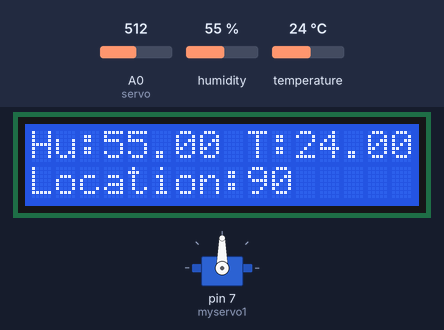
Bench run of a sketch on a simulated Arduino Mega 2560, built with avr-gcc and run on an emulated ATmega2560. Shown: servo, 16×2 character LCD. Inputs (shaded band) come from the test bench; at power-on: A0 (servo) = 512, humidity 55 %, temperature 24 °C. What the sketch prints to the serial monitor is not drawn.

Above: at 1.2 s.
1.3 s: A0 (servo) set to 716
At 2.0 s:
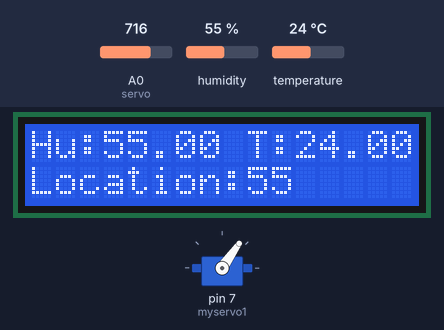
3.1 s: A0 (servo) set to 900
At 4.3 s:
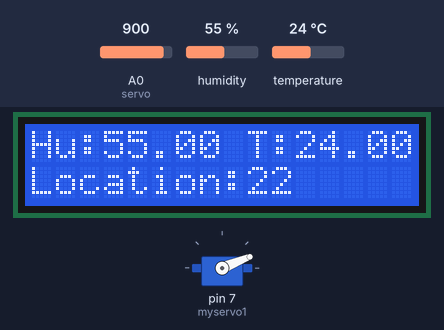
4.7 s: A0 (servo) set to 1023
At 5.3 s:
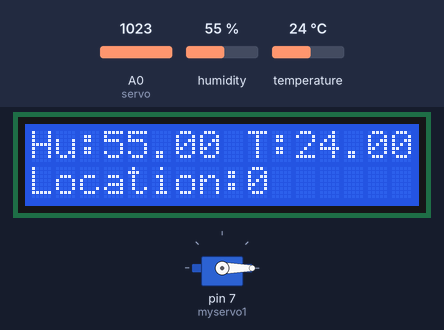
6.3 s: A0 (servo) set to 306
At 6.8 s:
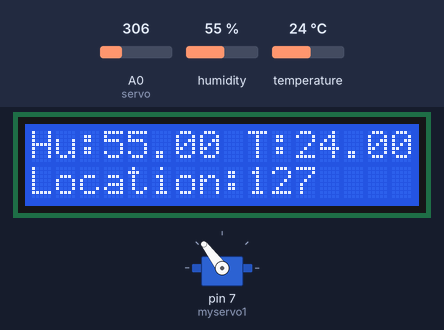
7.9 s: humidity set to 22 %
At 9.9 s:
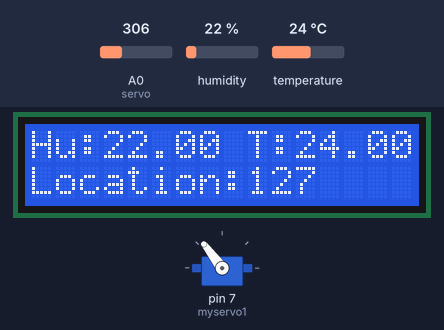
10.7 s: A0 (servo) set to 122
At 11.4 s:
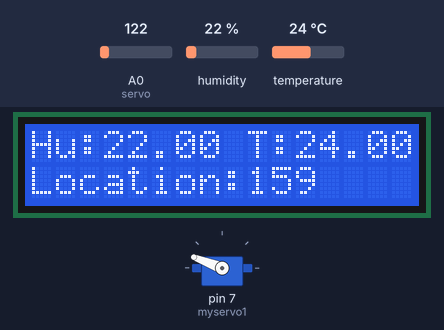
Timing chart, 0 to 13.3 s (numbered marks = the images above; inputs shaded):
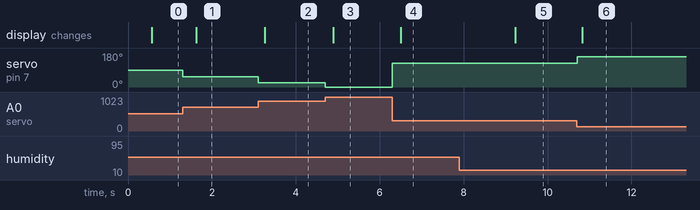

The sketch:

MiniJect2.ino
```cpp
#include <Servo.h> //include servo library
#include <LiquidCrystal_I2C.h>
#include "DHT.h"

#define DHTPIN 26
#define DHTTYPE DHT11
DHT dht(DHTPIN, DHTTYPE);
LiquidCrystal_I2C lcd(0x3f,16,2);
Servo myservo1; // create servo object
int sensorValue1,x=0;
unsigned long previousMillis = 0;
unsigned long previousMillis1 = 0;
unsigned long preiod1 = 10;

void setup() {
  dht.begin();
  myservo1.attach(7);
  Serial.begin(9600);
  lcd.init();// initialize the lcd
  lcd.backlight(); // เปิด backlight

}

void loop() {
   int location;
   float T;
   float H;
   location = servo();
   if (millis() - previousMillis >= 500)  {
            T = ScanTemp();
            H = ScanHum();
            LCD(T,H,location);
            previousMillis = millis(); //อัพเดตเวลา
    }

}

int servo(){
  if(millis() - previousMillis1 >= preiod1){
    previousMillis1 = millis(); //อัพเดตเวลา
    sensorValue1 = analogRead(A0);
    Serial.println(sensorValue1);
    x = map(sensorValue1,0,1023,180,0);
    myservo1.write(x);
   }
  return x;
}

float ScanTemp(){
  float temperature = dht.readTemperature(); // ดึงค่าอุณหภูมิ
  return temperature;
}

float ScanHum(){
  float humidity = dht.readHumidity(); // ดึงค่าความชื้น
  return humidity;
}


void LCD(float T,float H,int loc){

   lcd.clear();
   lcd.home();

   lcd.setCursor(0, 0);
   lcd.print("Hu:");
   lcd.setCursor(3, 0);
   lcd.print(H);

   lcd.setCursor(9, 0);
   lcd.print("T:");
   lcd.setCursor(11, 0);
   lcd.print(T);

   lcd.setCursor(0, 1);
   lcd.print("Location:");
   lcd.setCursor(9, 1);
   lcd.print(loc);
}
```

Measured:
- after the input at 1.3 s, servo on pin 7 (myservo1): 90° → 55° at once; the display: changes after 0.33 s (image 1)
- after the input at 3.1 s, servo on pin 7 (myservo1): 55° → 22° at once; the display: changes after 0.16 s (image 2)
- after the input at 4.7 s, servo on pin 7 (myservo1): 22° → 0° at once; the display: changes after 0.19 s (image 3)
- after the input at 6.3 s, servo on pin 7 (myservo1): 0° → 127° at once; the display: changes after 0.20 s (image 4)
- after the input at 7.9 s, the display: changes after 1.3 s (image 5)
- after the input at 10.7 s, servo on pin 7 (myservo1): 127° → 159° at once; the display: changes after 0.13 s (image 6)
